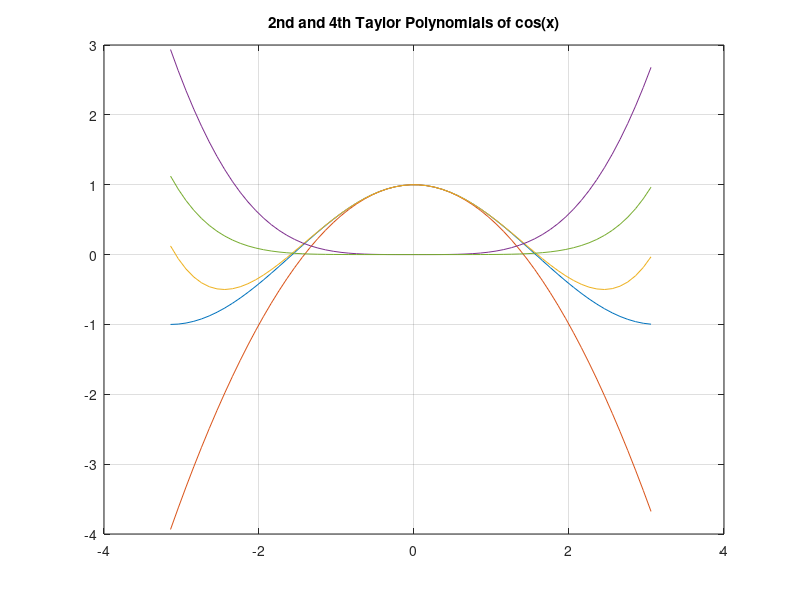

Source code (MATLAB): (Note: this script raises an error after producing the figure.)
% Joel Villarreal
% MATH/CS 375 HW 1, Problem 1
% Due Friday, September 13th

%% (a)

h = 0.1; %step size
lb = -pi; %lower bound
ub = pi; %upper bound

x = lb: h: ub;

cosine = cos(x);
P2 = 1 - 1/2 * x.^2 ;

%% (b)

P4 = 1 - 1/2 * x.^2 + 1/24 * x.^4;

plot(x, cosine);
title("2nd and 4th Taylor Polynomials of cos(x)");

grid on;
hold on;
plot(x, P2);
plot(x, P4);

% FINDINGS: 
% As seen in the graph, the fourth degree Taylor polynomial estimate of
% cos(x) about x = 0, is a better approximation for cos(x) aobut x = 0 than
% the second degree Taylor polynomial estimate.

%% (c)

error2 = abs(cosine - P2);
error4 = abs(cosine - P4);

plot(x, error2);
plot(x, error4);

legend("f(x) = cos(x) ", "P2(x) = 1 - 1/2 * x^2", "P4(x) = 1 - 1/2 " + ...
    "* x^2 + 1/24 * x^4", "error of P2", "error of P4")

hold off;

% Error with h = 0.01
h = 0.01;
x01 = lb: h: ub;
cosine01 = cos(x01);
P201 = 1 - 1/2 * x01.^2 ;
P401 = 1 - 1/2 * x01.^2 + 1/24 * x01.^4;
error201 = abs(cosine01 - P201);
error401 = abs(cosine01 - P401);

% Error with h = 0.001
h = 0.001;
x001 = lb: h: ub;
cosine001 = cos(x001);
P2001 = 1 - 1/2 * x001.^2 ;
P4001 = 1 - 1/2 * x001.^2 + 1/24 * x001.^4;
error2001 = abs(cosine001 - P2001);
error4001 = abs(cosine001 - P4001);

plot(x, error2);
title("Errors with various Steps")

grid on;
hold on;

plot(x, error4);
plot(x01, error201);
plot(x01, error401);
plot(x001, error2001);
plot(x001, error4001);
legend("e2(x), h = 0.1", "e4(x), h = 0.1", "e2(x), h = 0.01", ...
    "e4(x), h = 0.01", "e2(x), h = 0.001", "e4(x), h = 0.001");

hold off;

% Findings: 
% Based on the graph of the different errors, it is clear that what makes
% the most notable reduction in error in this case is not decreasing the
% step size, but increasing the degree of the Taylor Polynomial. When
% zooming in, increased accuracy is found when decreasing step size, but it
% is hard to see, additionally the step size change from 0.01 to 0.001 is
% even harder to distinguish. All that being said, in the case of
% estimating points with Taylor Expansion, it seems that increasing the 
% degree of that Taylor polynomial is a more useful tool than increasing
% the number of steps, although both likely have their unique uses. 
